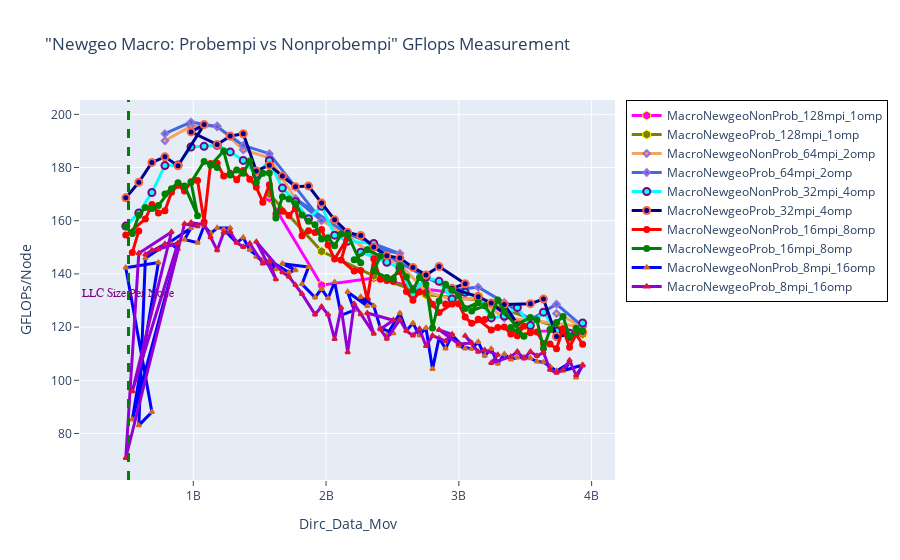

Write notebook code for a chart like this one.
### Markdown cell above
## GFLOPS - Newgeo Macro: Probempi vs Nonprobempi

### Code cell
fig = go.Figure() 

# Case 1
fig.add_trace(go.Scatter(x=(dfn1MacNewgeoNonProb_128mpi_1omp.Dirc_Data_Mov*(dfn1MacNewgeoNonProb_128mpi_1omp.MPI_size)), 
                         y=(dfn1MacNewgeoNonProb_128mpi_1omp.GFLOPS*(dfn1MacNewgeoNonProb_128mpi_1omp.MPI_size)), 
                         mode='lines+markers', 
                         name='MacroNewgeoNonProb_128mpi_1omp',
                         line=dict(color='magenta',width=3),
                         marker=dict(symbol='hexagon',size=9, line=dict(color='yellow',width=1))))

fig.add_trace(go.Scatter(x=(dfn1MacNewgeoProb_128mpi_1omp.Dirc_Data_Mov*(dfn1MacNewgeoProb_128mpi_1omp.MPI_size)), 
                         y=(dfn1MacNewgeoProb_128mpi_1omp.GFLOPS*(dfn1MacNewgeoProb_128mpi_1omp.MPI_size)), 
                         mode='lines+markers', 
                         name='MacroNewgeoProb_128mpi_1omp',
                         line=dict(color='olive',width=3),
                         marker=dict(symbol='hexagon',size=9, line=dict(color='yellow',width=1))))


# Case 2
fig.add_trace(go.Scatter(x=(dfn1MacNewgeoNonProb_64mpi_2omp.Dirc_Data_Mov*(dfn1MacNewgeoNonProb_64mpi_2omp.MPI_size)), 
                         y=(dfn1MacNewgeoNonProb_64mpi_2omp.GFLOPS*(dfn1MacNewgeoNonProb_64mpi_2omp.MPI_size)), 
                         mode='lines+markers', 
                         name='MacroNewgeoNonProb_64mpi_2omp',
                         line=dict(color='sandybrown',width=3),
                         marker=dict(symbol='diamond',size=5,line=dict(color='MediumPurple',width=2))))

fig.add_trace(go.Scatter(x=(dfn1MacNewgeoProb_64mpi_2omp.Dirc_Data_Mov*(dfn1MacNewgeoProb_64mpi_2omp.MPI_size)), 
                         y=(dfn1MacNewgeoProb_64mpi_2omp.GFLOPS*(dfn1MacNewgeoProb_64mpi_2omp.MPI_size)), 
                         mode='lines+markers', 
                         name='MacroNewgeoProb_64mpi_2omp',
                         line=dict(color='royalblue',width=3),
                         marker=dict(symbol='diamond',size=5,line=dict(color='MediumPurple',width=2))))


# Case 3
fig.add_trace(go.Scatter(x=(dfn1MacNewgeoNonProb_32mpi_4omp.Dirc_Data_Mov*(dfn1MacNewgeoNonProb_32mpi_4omp.MPI_size)), 
                         y=(dfn1MacNewgeoNonProb_32mpi_4omp.GFLOPS*(dfn1MacNewgeoNonProb_32mpi_4omp.MPI_size)), 
                         mode='lines+markers', 
                         name='MacroNewgeoNonProb_32mpi_4omp',
                         line=dict(color='cyan',width=3),
                         marker=dict(symbol='circle',size=7,line=dict(color='Purple',width=2))))

fig.add_trace(go.Scatter(x=(dfn1MacNewgeoProb_32mpi_4omp.Dirc_Data_Mov*(dfn1MacNewgeoProb_32mpi_4omp.MPI_size)), 
                         y=(dfn1MacNewgeoProb_32mpi_4omp.GFLOPS*(dfn1MacNewgeoProb_32mpi_4omp.MPI_size)), 
                         mode='lines+markers', 
                         name='MacroNewgeoProb_32mpi_4omp',
                         line=dict(color='darkblue',width=3),
                         marker=dict(symbol='circle',size=7, line=dict(color='tomato',width=2))))

# Case 4
fig.add_trace(go.Scatter(x=(dfn1MacNewgeoNonProb_16mpi_8omp.Dirc_Data_Mov*(dfn1MacNewgeoNonProb_16mpi_8omp.MPI_size)), 
                         y=(dfn1MacNewgeoNonProb_16mpi_8omp.GFLOPS*(dfn1MacNewgeoNonProb_16mpi_8omp.MPI_size)), 
                         mode='lines+markers', 
                         name='MacroNewgeoNonProb_16mpi_8omp',
                         line=dict(color='red',width=3),
                         marker=dict(symbol='circle',size=5,line=dict(color='red',width=2))))

fig.add_trace(go.Scatter(x=(dfn1MacNewgeoProb_16mpi_8omp.Dirc_Data_Mov*(dfn1MacNewgeoProb_16mpi_8omp.MPI_size)), 
                         y=(dfn1MacNewgeoProb_16mpi_8omp.GFLOPS*(dfn1MacNewgeoProb_16mpi_8omp.MPI_size)), 
                         mode='lines+markers', 
                         name='MacroNewgeoProb_16mpi_8omp',
                         line=dict(color='green',width=3),
                         marker=dict(symbol='circle',size=5,line=dict(color='green',width=2))))
# Case 5

fig.add_trace(go.Scatter(x=(dfn1MacNewgeoNonProb_8mpi_16omp.Dirc_Data_Mov*(dfn1MacNewgeoNonProb_8mpi_16omp.MPI_size)), 
                         y=(dfn1MacNewgeoNonProb_8mpi_16omp.GFLOPS*(dfn1MacNewgeoNonProb_8mpi_16omp.MPI_size)), 
                         mode='lines+markers', 
                         name='MacroNewgeoNonProb_8mpi_16omp',
                         line=dict(color='blue',width=3),
                         marker=dict(symbol='triangle-up',size=4,line=dict(color='chocolate',width=2))))

fig.add_trace(go.Scatter(x=(dfn1MacNewgeoProb_8mpi_16omp.Dirc_Data_Mov*(dfn1MacNewgeoProb_8mpi_16omp.MPI_size)), 
                         y=(dfn1MacNewgeoProb_8mpi_16omp.GFLOPS*(dfn1MacNewgeoProb_8mpi_16omp.MPI_size)), 
                         mode='lines+markers', 
                         name='MacroNewgeoProb_8mpi_16omp',
                         line=dict(color='darkviolet',width=3),
                         marker=dict(symbol='triangle-up',size=4,line=dict(color='crimson',width=2))))




# Adding a vertical line
fig.add_vline(x=512e6, line_width=3, line_dash="dash", line_color="green")
# fig.add_hline(y=1024, line_width=3, line_dash="dash", line_color="red")

# Add annotation
fig.add_annotation(
    x='512e6'
    , y=130
    , text=f'LLC Size Per Node'
    , yanchor='bottom'
    , showarrow=False
    , arrowhead=1
    , arrowsize=1
    , arrowwidth=2
    , arrowcolor="#636363"
    , ax=-20
    , ay=-30
    , font=dict(size=12, color="purple", family="Sans Serif")
    , align="left"
    ,)

fig.update_layout(title='"Newgeo Macro: Probempi vs Nonprobempi" GFlops Measurement',
                  xaxis_title='Dirc_Data_Mov', yaxis_title='GFLOPs/Node', 
                  xaxis=dict(ticks="outside"),  
                  yaxis=dict(ticks="outside"),
                  legend=go.layout.Legend(bordercolor="black",borderwidth=1))

### Figure 1 — Plotly figure (JSON) as saved in the notebook; plotly's stock layout.template omitted (floating-point values rounded to 4 significant figures)
{"data": [{"line": {"color": "magenta", "width": 3}, "marker": {"line": {"color": "yellow", "width": 1}, "size": 9, "symbol": "hexagon"}, "mode": "lines+markers", "name": "MacroNewgeoNonProb_128mpi_1omp", "type": "scatter", "x": [1572864000, 1966080000, 2359296000, 2752512000, 3145728000, 3538944000, 3932160000], "y": [168.4, 135.8, 138.4, 134.2, 131.8, 118.6, 118.5]}, {"line": {"color": "olive", "width": 3}, "marker": {"line": {"color": "yellow", "width": 1}, "size": 9, "symbol": "hexagon"}, "mode": "lines+markers", "name": "MacroNewgeoProb_128mpi_1omp", "type": "scatter", "x": [1572864000, 1966080000, 2359296000, 2752512000, 3145728000, 3538944000, 3932160000], "y": [170.1, 148.5, 139.3, 132.2, 130.2, 123.2, 117.3]}, {"line": {"color": "sandybrown", "width": 3}, "marker": {"line": {"color": "MediumPurple", "width": 2}, "size": 5, "symbol": "diamond"}, "mode": "lines+markers", "name": "MacroNewgeoNonProb_64mpi_2omp", "type": "scatter", "x": [786432000, 983040000, 1179648000, 1376256000, 1572864000, 1769472000, 1966080000, 2162688000, 2359296000, 2555904000, 2752512000, 2949120000, 3145728000, 3342336000, 3538944000, 3932160000, 3735552000], "y": [190.1, 195.7, 195.7, 186.7, 183.7, 168.3, 160.1, 154.2, 147.1, 143.7, 133.3, 130.4, 130.8, 123.4, 122.5, 120.2, 125.1]}, {"line": {"color": "royalblue", "width": 3}, "marker": {"line": {"color": "MediumPurple", "width": 2}, "size": 5, "symbol": "diamond"}, "mode": "lines+markers", "name": "MacroNewgeoProb_64mpi_2omp", "type": "scatter", "x": [786432000, 983040000, 1179648000, 1376256000, 1572864000, 1966080000, 1769472000, 2162688000, 2555904000, 2359296000, 2752512000, 2949120000, 3145728000, 3342336000, 3538944000, 3735552000, 3932160000], "y": [192.7, 197.1, 195.3, 188.3, 185.2, 160.0, 168.2, 155.0, 147.7, 149.8, 138.8, 133.9, 135.0, 129.2, 122.7, 128.6, 120.3]}, {"line": {"color": "cyan", "width": 3}, "marker": {"line": {"color": "Purple", "width": 2}, "size": 7, "symbol": "circle"}, "mode": "lines+markers", "name": "MacroNewgeoNonProb_32mpi_4omp", "type": "scatter", "x": [491520000, 589824000, 688128000, 786432000, 884736000, 983040000, 1081344000, 1179648000, 1277952000, 1376256000, 1474560000, 1572864000, 1671168000, 1769472000, 1867776000, 1966080000, 2064384000, 2162688000, 2359296000, 2260992000, 2457600000, 2555904000, 2654208000, 2752512000, 2850816000, 2949120000, 3047424000, 3145728000, 3244032000, 3342336000, 3440640000, 3538944000, 3637248000, 3735552000, 3833856000, 3932160000], "y": [158.0, 163.0, 170.6, 180.7, 180.9, 187.7, 188.0, 188.4, 185.9, 182.7, 177.4, 182.5, 172.3, 167.1, 160.8, 165.5, 154.6, 152.3, 151.4, 148.2, 144.4, 142.2, 132.5, 138.8, 137.2, 130.6, 133.1, 131.2, 123.5, 124.2, 127.4, 120.6, 125.6, 118.5, 117.6, 121.5]}, {"line": {"color": "darkblue", "width": 3}, "marker": {"line": {"color": "tomato", "width": 2}, "size": 7, "symbol": "circle"}, "mode": "lines+markers", "name": "MacroNewgeoProb_32mpi_4omp", "type": "scatter", "x": [491520000, 589824000, 688128000, 786432000, 884736000, 1081344000, 983040000, 1179648000, 1277952000, 1376256000, 1474560000, 1572864000, 1671168000, 1769472000, 1867776000, 1966080000, 2064384000, 2162688000, 2260992000, 2359296000, 2457600000, 2555904000, 2654208000, 2752512000, 2850816000, 3047424000, 2949120000, 3145728000, 3244032000, 3440640000, 3342336000, 3538944000, 3637248000, 3735552000, 3932160000, 3833856000], "y": [168.6, 174.5, 181.9, 184.0, 180.7, 196.2, 193.4, 188.6, 191.8, 192.7, 178.7, 180.9, 176.8, 172.8, 173.1, 166.7, 160.3, 155.6, 154.4, 150.1, 146.9, 146.0, 142.5, 139.6, 142.8, 136.3, 134.6, 131.4, 129.1, 121.2, 128.5, 128.8, 130.5, 116.5, 118.0, 115.9]}, {"line": {"color": "red", "width": 3}, "marker": {"line": {"color": "red", "width": 2}, "size": 5, "symbol": "circle"}, "mode": "lines+markers", "name": "MacroNewgeoNonProb_16mpi_8omp", "type": "scatter", "x": [540672000, 589824000, 491520000, 638976000, 688128000, 737280000, 786432000, 835584000, 884736000, 933888000, 983040000, 1032192000, 1081344000, 1130496000, 1179648000, 1228800000, 1277952000, 1327104000, 1376256000, 1425408000, 1474560000, 1523712000, 1572864000, 1622016000, 1671168000, 1720320000, 1769472000, 1818624000, 1867776000, 1916928000, 1966080000, 2015232000, 2064384000, 2162688000, 2113536000, 2211840000, 2260992000, 2310144000, 2359296000, 2408448000, 2506752000, 2457600000, 2555904000, 2605056000, 2654208000, 2703360000, 2752512000, 2801664000, 2850816000, 2949120000, 2899968000, 2998272000, 3047424000, 3096576000, 3194880000, 3145728000, 3244032000, 3293184000, 3342336000, 3391488000, 3489792000, 3440640000, 3538944000, 3588096000, 3637248000, 3686400000, 3735552000, 3784704000, 3833856000, 3883008000, 3932160000], "y": [148.0, 156.2, 154.6, 160.6, 166.1, 162.9, 163.8, 170.7, 173.4, 171.2, 174.6, 175.1, 159.5, 181.5, 181.6, 176.9, 177.9, 175.4, 178.9, 175.6, 172.6, 167.0, 173.5, 162.5, 163.6, 161.9, 164.7, 154.4, 156.2, 155.6, 156.7, 150.8, 145.6, 153.7, 145.3, 141.1, 141.3, 130.3, 145.7, 138.0, 137.1, 137.6, 140.9, 133.4, 130.1, 133.2, 132.9, 128.6, 125.5, 128.7, 128.7, 128.8, 123.8, 121.5, 122.8, 122.9, 118.9, 119.8, 120.0, 117.4, 120.4, 116.8, 117.9, 118.1, 113.9, 113.7, 111.9, 119.4, 112.4, 117.3, 113.5]}, {"line": {"color": "green", "width": 3}, "marker": {"line": {"color": "green", "width": 2}, "size": 5, "symbol": "circle"}, "mode": "lines+markers", "name": "MacroNewgeoProb_16mpi_8omp", "type": "scatter", "x": [491520000, 540672000, 589824000, 638976000, 688128000, 737280000, 835584000, 786432000, 884736000, 933888000, 1032192000, 983040000, 1081344000, 1179648000, 1130496000, 1228800000, 1277952000, 1327104000, 1376256000, 1425408000, 1474560000, 1523712000, 1572864000, 1622016000, 1671168000, 1720320000, 1769472000, 1818624000, 1867776000, 1916928000, 1966080000, 2015232000, 2064384000, 2113536000, 2162688000, 2260992000, 2211840000, 2310144000, 2408448000, 2359296000, 2457600000, 2506752000, 2555904000, 2605056000, 2654208000, 2703360000, 2752512000, 2801664000, 2850816000, 2899968000, 2949120000, 2998272000, 3047424000, 3145728000, 3096576000, 3194880000, 3244032000, 3293184000, 3342336000, 3489792000, 3391488000, 3538944000, 3588096000, 3637248000, 3686400000, 3735552000, 3784704000, 3833856000, 3932160000, 3883008000], "y": [157.7, 155.2, 162.0, 165.0, 164.6, 165.7, 172.1, 170.1, 174.3, 173.1, 161.9, 174.4, 182.3, 180.0, 180.8, 186.2, 177.2, 179.1, 177.9, 182.5, 174.4, 177.9, 178.0, 161.0, 169.0, 168.2, 166.4, 162.1, 159.8, 158.5, 153.1, 153.6, 150.6, 155.0, 154.8, 144.2, 145.3, 149.1, 146.7, 141.1, 138.7, 138.1, 143.0, 138.9, 134.0, 138.7, 136.1, 119.6, 129.8, 136.1, 133.9, 131.8, 127.0, 129.2, 126.1, 128.0, 124.5, 130.2, 126.0, 116.5, 119.8, 123.6, 122.6, 111.9, 119.1, 121.8, 124.0, 116.5, 118.5, 119.6]}, {"line": {"color": "blue", "width": 3}, "marker": {"line": {"color": "chocolate", "width": 2}, "size": 4, "symbol": "triangle-up"}, "mode": "lines+markers", "name": "MacroNewgeoNonProb_8mpi_16omp", "type": "scatter", "x": [786432000, 835584000, 884736000, 540672000, 737280000, 491520000, 688128000, 589824000, 638976000, 983040000, 933888000, 1032192000, 1081344000, 1130496000, 1179648000, 1277952000, 1228800000, 1327104000, 1376256000, 1425408000, 1523712000, 1474560000, 1622016000, 1572864000, 1720320000, 1769472000, 1671168000, 1867776000, 1818624000, 1916928000, 1966080000, 2015232000, 2064384000, 2113536000, 2211840000, 2162688000, 2310144000, 2260992000, 2359296000, 2408448000, 2506752000, 2457600000, 2555904000, 2605056000, 2654208000, 2703360000, 2752512000, 2801664000, 2850816000, 2899968000, 2949120000, 3047424000, 2998272000, 3096576000, 3145728000, 3194880000, 3244032000, 3293184000, 3342336000, 3391488000, 3440640000, 3489792000, 3538944000, 3588096000, 3637248000, 3686400000, 3735552000, 3833856000, 3784704000, 3932160000, 3883008000], "y": [150.5, 151.1, 149.3, 85.22, 144.3, 142.4, 88.05, 83.07, 145.9, 157.3, 152.9, 151.7, 158.1, 155.3, 157.3, 157.2, 156.7, 151.7, 153.7, 149.0, 145.0, 146.5, 141.7, 145.1, 140.6, 141.4, 143.8, 142.6, 136.2, 131.1, 134.4, 130.8, 136.9, 124.4, 126.4, 133.2, 127.9, 131.3, 128.0, 119.7, 117.7, 117.0, 125.2, 118.7, 121.5, 116.9, 119.7, 104.2, 115.9, 111.9, 117.0, 111.9, 113.0, 111.8, 114.4, 109.3, 111.8, 106.2, 109.8, 107.8, 108.6, 108.6, 108.3, 107.1, 106.8, 105.2, 103.5, 106.5, 103.6, 105.8, 101.0]}, {"line": {"color": "darkviolet", "width": 3}, "marker": {"line": {"color": "crimson", "width": 2}, "size": 4, "symbol": "triangle-up"}, "mode": "lines+markers", "name": "MacroNewgeoProb_8mpi_16omp", "type": "scatter", "x": [786432000, 638976000, 688128000, 737280000, 884736000, 540672000, 835584000, 589824000, 491520000, 933888000, 1032192000, 983040000, 1081344000, 1130496000, 1179648000, 1228800000, 1277952000, 1327104000, 1376256000, 1425408000, 1523712000, 1572864000, 1622016000, 1474560000, 1671168000, 1720320000, 1769472000, 1818624000, 1916928000, 1966080000, 2015232000, 2064384000, 2113536000, 2162688000, 2211840000, 2260992000, 2359296000, 2310144000, 2506752000, 2408448000, 2457600000, 2555904000, 2605056000, 2654208000, 2703360000, 2752512000, 2801664000, 2899968000, 2949120000, 2850816000, 2998272000, 3096576000, 3047424000, 3145728000, 3194880000, 3293184000, 3244032000, 3391488000, 3440640000, 3489792000, 3538944000, 3588096000, 3637248000, 3686400000, 3735552000, 3784704000, 3833856000, 3883008000, 3932160000], "y": [151.3, 147.3, 148.9, 149.3, 151.6, 95.88, 155.8, 147.8, 70.78, 158.8, 157.9, 159.3, 158.6, 153.8, 148.9, 155.5, 155.8, 151.8, 150.1, 151.4, 143.9, 144.6, 138.0, 152.1, 140.7, 139.0, 135.8, 132.5, 124.8, 127.7, 124.7, 115.5, 127.3, 110.5, 128.7, 124.8, 117.5, 125.3, 122.6, 119.2, 115.6, 122.8, 118.5, 116.9, 119.3, 112.9, 116.8, 114.7, 117.3, 119.0, 113.7, 114.1, 116.7, 110.7, 111.3, 109.6, 106.5, 108.9, 110.8, 108.2, 110.7, 109.1, 110.5, 104.0, 102.8, 103.9, 107.5, 101.9, 105.6]}], "layout": {"annotations": [{"align": "left", "arrowcolor": "#636363", "arrowhead": 1, "arrowsize": 1, "arrowwidth": 2, "ax": -20, "ay": -30, "font": {"color": "purple", "family": "Sans Serif", "size": 12}, "showarrow": false, "text": "LLC Size Per Node", "x": "512e6", "y": 130, "yanchor": "bottom"}], "legend": {"bordercolor": "black", "borderwidth": 1}, "shapes": [{"line": {"color": "green", "dash": "dash", "width": 3}, "type": "line", "x0": 512000000, "x1": 512000000, "xref": "x", "y0": 0, "y1": 1, "yref": "y domain"}], "title": {"text": "\"Newgeo Macro: Probempi vs Nonprobempi\" GFlops Measurement"}, "xaxis": {"ticks": "outside", "title": {"text": "Dirc_Data_Mov"}}, "yaxis": {"ticks": "outside", "title": {"text": "GFLOPs/Node"}}}}
